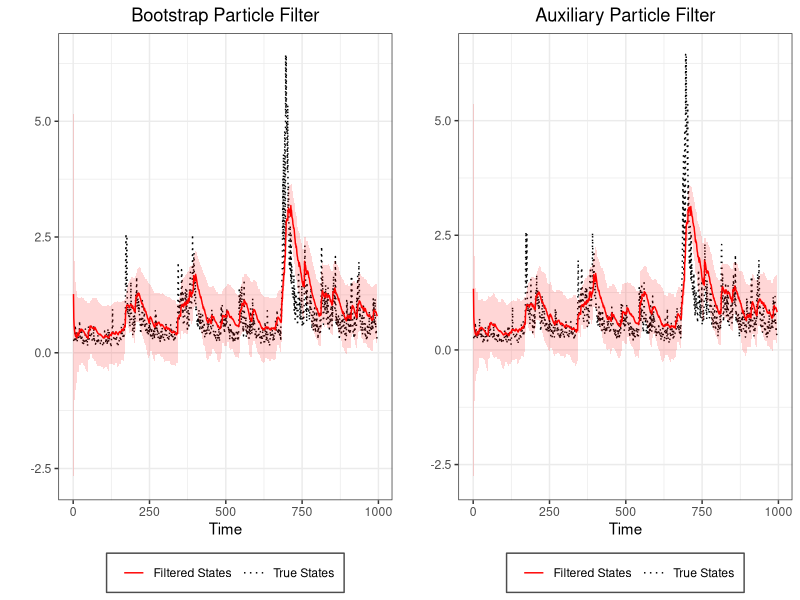
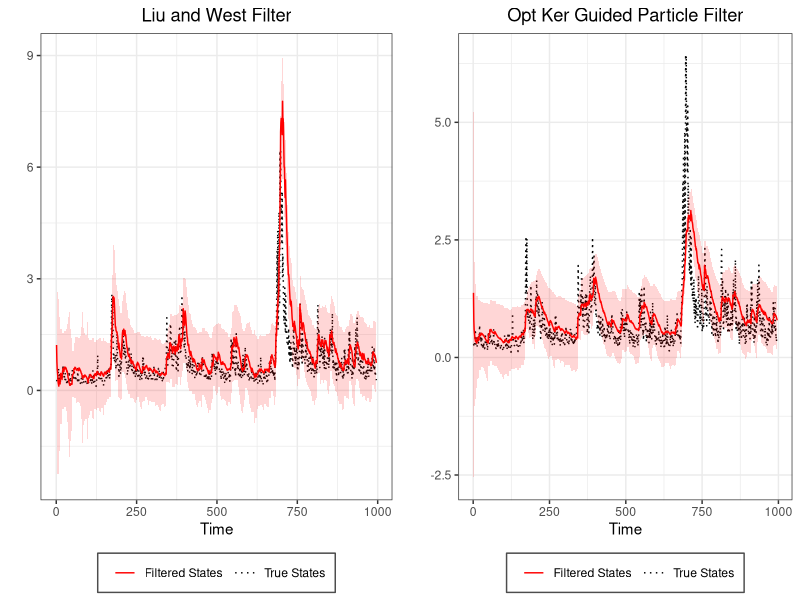
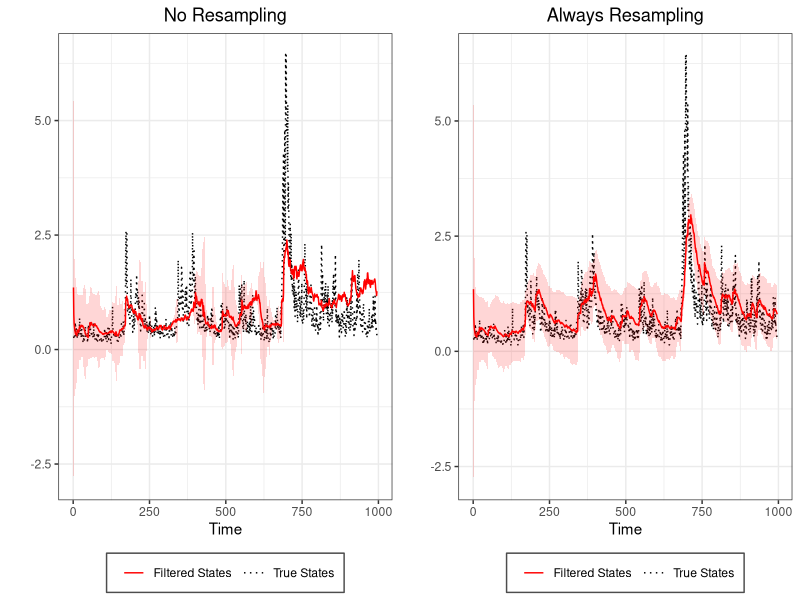
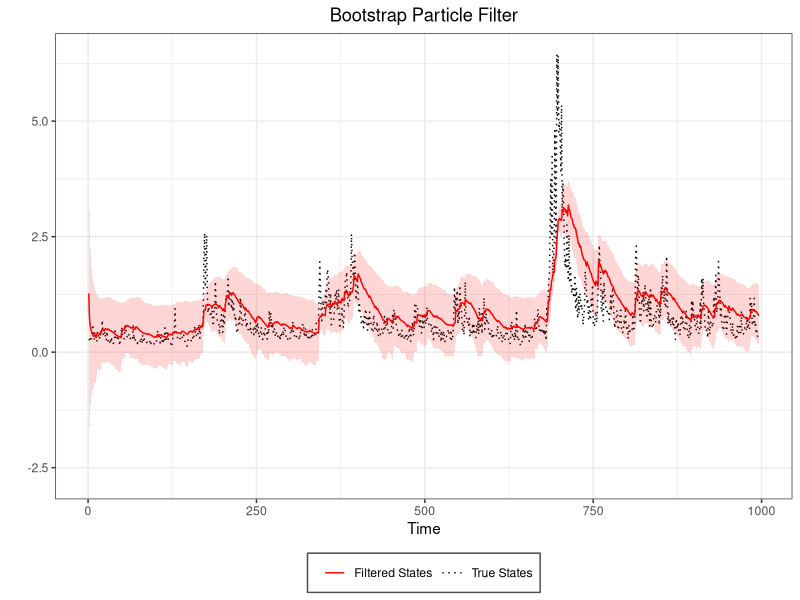
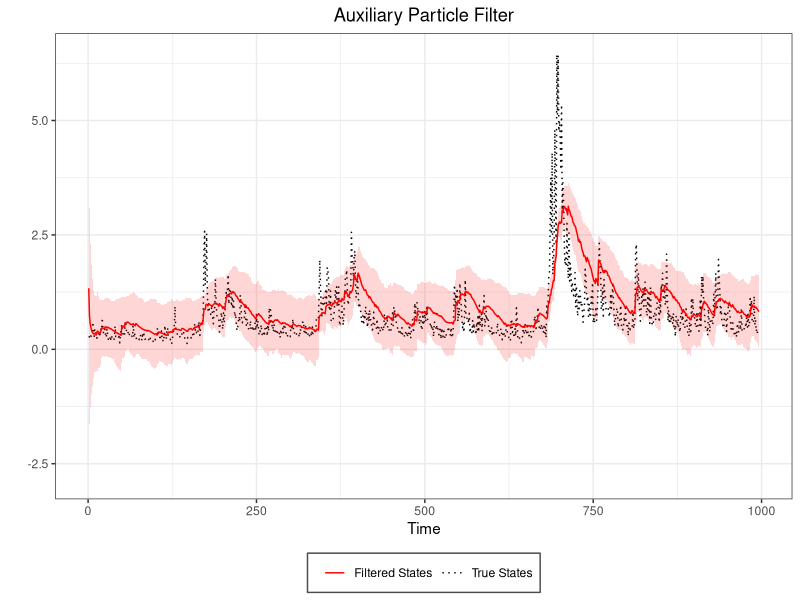
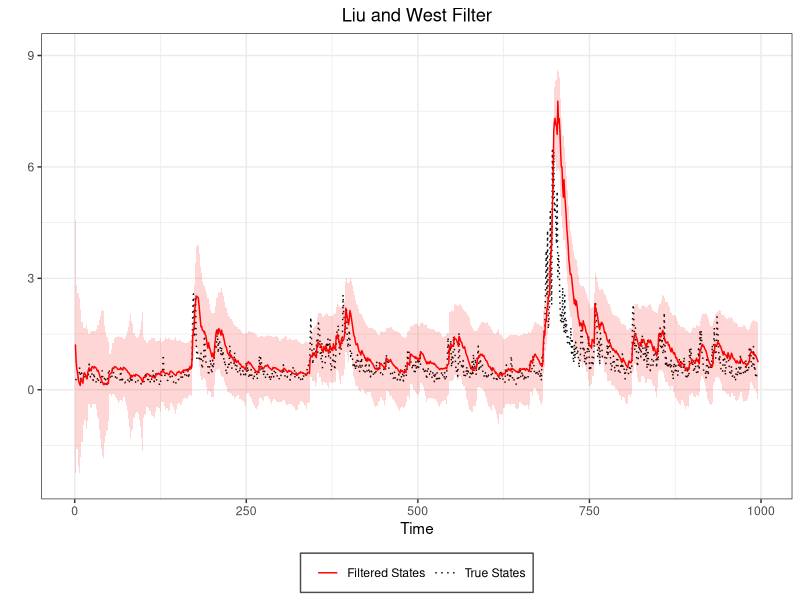
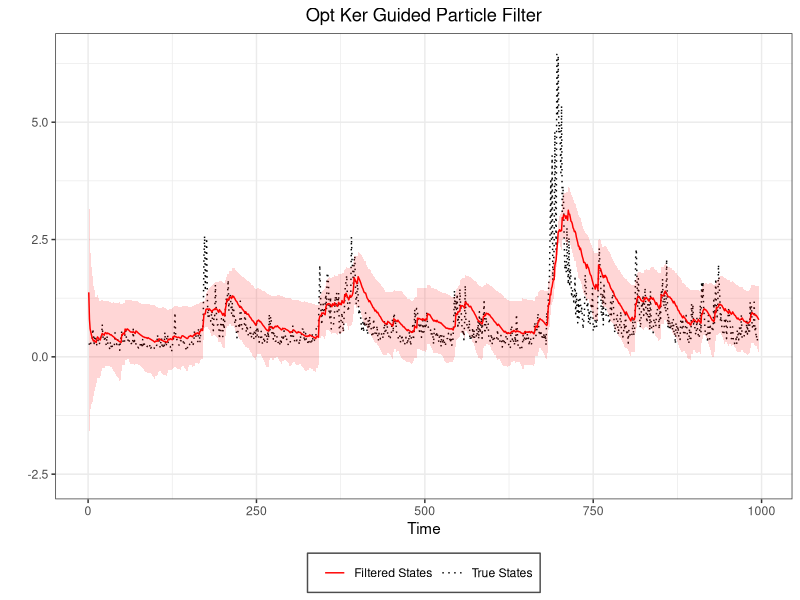
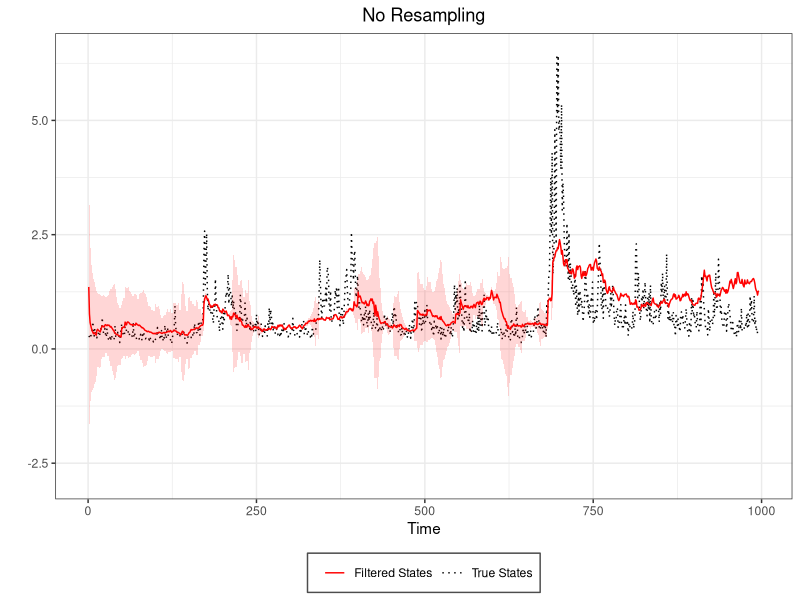

These charts were generated, in order, by the following R code: (Note: this script raises an error after producing the figures.)
#############################
#
#   y(t) = exp(x(t)/2)*v(t)
#   x(t) = alpha + beta*x(t-1) + tau*w(t)
#
#   v(t) ~ N(0,1)
#   w(t) ~ N(0,1)
#   x(0) ~ N(0,100)
#
#   For LW, we have a prior on alpha,beta,tau2
#
#   alpha ~ N(ealpha,valpha)
#   beta  ~ N(ebeta,vbeta)
#   tau2  ~ IG(nu/2,nu*lambda/2)
#   
#
#Sequential Importance Sampling
#---------------
SISfun<-function(data,N,m0,C0,alpha,beta,tau,r){
  if(missing(r)){r=2}else{}
  xs<-NULL
  ws<-NULL
  ess<-NULL
  x  = rnorm(N,m0,sqrt(C0))
  w  = rep(1/N,N)
  
  for(t in 1:length(data)){
    
    x<-rnorm(N,alpha+beta*x,tau)
    w1<-w*dnorm(data[t],0,exp(x/2))
    
    w = w1/sum(w1)
    ESS  = 1/sum(w^2)
    
    if(ESS<0){
      index<-sample(N,size=N,replace=T,prob=w)
      x<-x[index]
      w<-rep(1/N,N)
    }else{}
    
    xs = rbind(xs,x)
    ws = rbind(ws,w)
    ess =rbind(ess,ESS)
  }
  return(list(xs=xs,ws=ws,ess=ess))
}

# Basis Particle Filter (Resampling at each step)
#---------------
BAPFfun<-function(data,N,m0,C0,alpha,beta,tau,r){
  if(missing(r)){r=2}else{}
  xs<-NULL
  ws<-NULL
  ess<-NULL
  x  = rnorm(N,m0,sqrt(C0))
  w  = rep(1/N,N)
  
  for(t in 1:length(data)){
    
    x<-rnorm(N,alpha+beta*x,tau)
    w1<-w*dnorm(data[t],0,exp(x/2))
    
    w = w1/sum(w1)
    ESS  = 1/sum(w^2)
    
    if(ESS>-1){
      index<-sample(N,size=N,replace=T,prob=w)
      x<-x[index]
      w<-rep(1/N,N)
    }else{}
    
    xs = rbind(xs,x)
    ws = rbind(ws,w)
    ess =rbind(ess,ESS)
  }
  return(list(xs=xs,ws=ws,ess=ess))
}

# Bootstrap Particle Filter
#---------------
BPFfun<-function(data,N,m0,C0,alpha,beta,tau,r){
  if(missing(r)){r=2}else{}
  xs<-NULL
  ws<-NULL
  ess<-NULL
  x  = rnorm(N,m0,sqrt(C0))
  w  = rep(1/N,N)
  
  for(t in 1:length(data)){
    
    x<-rnorm(N,alpha+beta*x,tau)
    w1<-w*dnorm(data[t],0,exp(x/2))
    
    w = w1/sum(w1)
    ESS  = 1/sum(w^2)
    
    if(ESS<(N/r)){
      index<-sample(N,size=N,replace=T,prob=w)
      x<-x[index]
      w<-rep(1/N,N)
    }else{}
    
    xs = rbind(xs,x)
    ws = rbind(ws,w)
    ess =rbind(ess,ESS)
  }
  return(list(xs=xs,ws=ws,ess=ess))
}

#
#-----------------------
#Guided Particle Filter Optimal Kernel
#------------------------------
GPFoptfun<-function(data,N,m0,C0,alpha,beta,tau,r){
  if(missing(r)){r=2}else{}
  xs<-NULL
  ws<-NULL
  ess<-NULL
  x  = rnorm(N,m0,sqrt(C0))
  w  = rep(1/N,N)
  
  for(t in 1:length(data)){
    
    xprev<-x
    x<-rnorm(N,alpha+beta*x+(tau^2)/4*((data[t]^2)*exp(-(alpha+beta*x))-2),tau)
    w1<-w*dnorm(data[t],0,exp(x/2))*dnorm(x,alpha+beta*xprev,tau)/dnorm(x,mean=alpha+beta*xprev+(tau^2)/4*((data[t]^2)*exp(-(alpha+beta*xprev))-2),tau)
    
    w = w1/sum(w1)
    ESS  = 1/sum(w^2)
    
    if(ESS<(N/r)){
      index<-sample(N,size=N,replace=T,prob=w)
      x<-x[index]
      w<-rep(1/N,N)
    }else{}
    
    xs = rbind(xs,x)
    ws = rbind(ws,w)
    ess =rbind(ess,ESS)
  }
  return(list(xs=xs,ws=ws,ess=ess))
}

#Auxiliary Particle Filter
#-------------------------
APFfun<-function(data,N,m0,C0,alpha,beta,tau,r){
  if(missing(r)){r=2}else{}
  xs<-NULL
  ws<-NULL
  ess<-NULL
  x  = rnorm(N,m0,sqrt(C0))
  w  = rep(1/N,N)
  
  for(t in 1:length(data)){
    
    weight = w*dnorm(data[t],0,exp(x/2))
    k   = sample(1:N,size=N,replace=TRUE,prob=weight)
    x1   = rnorm(N,alpha+beta*x[k],tau)
    lw  = dnorm(data[t],0,exp(x1/2),log=TRUE)-dnorm(data[t],0,exp(x[k]/2),log=TRUE)
    w   = exp(lw)
    w   = w/sum(w)
    ESS  = 1/sum(w^2)
    
    if(ESS<(N/r)){
      index<-sample(N,size=N,replace=T,prob=w)
      x<-x1[index]
      w<-rep(1/N,N)
    }else{}
    
    x <- x1
    xs = rbind(xs,x)
    ws = rbind(ws,w)
    ess =rbind(ess,ESS)
    
  }
  return(list(xs=xs,ws=ws,ess=ess))
}

#Auxiliary Particle Filter (PETRONE p 218)
#-------------------------
SVAPFfun_2<-function(data,N,m0,C0,alpha,beta,tau,r){
  if(missing(r)){r=2}else{}
  xs<-NULL
  ws<-NULL
  ess<-NULL
  x  = rnorm(N,m0,sqrt(C0))
  w  = rep(1/N,N)
  
  for(t in 1:length(data)){
    x_prev=x
    x_hat = alpha+beta*x #means of the transition from the previous particle 
    I_k = sample(1:N,prob=w*dnorm(data[t],0,sqrt(exp((x_hat)/2))))
    for(k in 1:N){
      x[k]=rnorm(size=1,mean=alpha+beta*x_prev[I_k],sd=tau)
      w[k]=dnorm(data[t],0,sqrt(exp((x[k])/2)))/dnorm(data[t],0,sqrt(exp((x_hat)/2)))
    }
    w = w/sum(w)
    ESS  = 1/sum(w^2)
    
    if(ESS<(N/r)){
      index<-sample(N,size=N,replace=T,prob=w)
      x<-x[index]
      w<-rep(1/N,N)
    }else{}
    
    xs = rbind(xs,x)
    ws = rbind(ws,w)
    ess =rbind(ess,ESS)
    
  }
  return(list(xs=xs,ws=ws,ess=ess))
}

#Auxiliary Particle Filter Optimal Kernel
#----------------------------------------
APFoptfun<-function(data,N,m0,C0,alpha,beta,tau,r){
  if(missing(r)){r=2}else{}
  xs<-NULL
  ws<-NULL
  ess<-NULL
  x  = rnorm(N,m0,sqrt(C0))
  w  = rep(1/N,N)
  
  for(t in 1:length(data)){
    
    xprev<-x
    
    weight = w*dnorm(data[t],0,exp(x/2))
    k   = sample(1:N,size=N,replace=TRUE,prob=weight)
    x1 <-rnorm(N,alpha+beta*x[k]+(tau^2)/4*((data[t]^2)*exp(-(alpha+beta*x[k]))-2),tau)
    lw  = dnorm(data[t],0,exp(x1/2),log=TRUE)-dnorm(data[t],0,exp(x[k]/2),log=TRUE)
    w   = exp(lw)
    w   = w/sum(w)
    ESS  = 1/sum(w^2)
    
    if(ESS<(N/r)){
      index<-sample(N,size=N,replace=T,prob=w)
      x<-x1[index]
      w<-rep(1/N,N)
    }else{}
    
    w1<-w*dnorm(data[t],0,exp(x/2))*dnorm(x,alpha+beta*xprev,tau)/dnorm(x,mean=alpha+beta*xprev+(tau^2)/4*((data[t]^2)*exp(-(alpha+beta*xprev))-2),tau)
    x <- x1
    xs = rbind(xs,x)
    ws = rbind(ws,w)
    ess =rbind(ess,ESS)
    
  }
  return(list(xs=xs,ws=ws,ess=ess))
}


#Liu West
#--------
LWfun<-function(data,N,m0,C0,ealpha,valpha,ebeta,vbeta,nu,lambda){
  
  xs = rnorm(N,m0,sqrt(C0))
  pars   = cbind(rnorm(N,ealpha,sqrt(valpha)),rnorm(N,ebeta,sqrt(vbeta)),
                 log(1/rgamma(N,nu/2,nu*lambda/2)))
  delta  = 0.75
  a      = (3*delta-1)/(2*delta)
  h2     = 1-a^2
  parss  = array(0,c(N,3,n))
  xss    = NULL
  ws     = NULL
  ESS    = NULL
  w      = rep(1/N,N)
  vpars   = NULL
  for (t in 1:length(data)){
    
    #mpar        = apply(pars,2,mean) #alternatively use this 
    mpar<-c()
    for(i in 1:3){
      mpar[i]    = weighted.mean(pars[,i],w)
    }
    
    vpar     = var(pars)
    ms          = a*pars+(1-a)*matrix(mpar,N,3,byrow=T)
    mus         = pars[,1]+pars[,2]*xs 
    weight      = w*dnorm(data[t],0,exp(mus/2))
    k           = sample(1:N,size=N,replace=T,prob=weight)
    ms1         = ms[k,] + matrix(rnorm(3*N),N,3)%*%chol(h2*vpar)
    xt          = rnorm(N,ms1[,1]+ms1[,2]*xs[k],exp(ms1[,3]/2))
    w           = dnorm(data[t],0,exp(xt/2))/dnorm(data[t],0,exp(mus[k]/2))
    w           = w/sum(w)
    ESS         = 1/sum(w^2)
    
    
    if(ESS<(N/2)){
      index<-sample(N,size=N,replace=T,prob=w)
      xs<-xt[index]
      pars<-ms1[index,]
      w<-rep(1/N,N)
    }else{
      xs<-xt
      pars<-ms1
    }
    
    vpars        = rbind(vpars,vpar)
    xss         = rbind(xss,xs)
    parss[,,t]  = pars 
    ws          = rbind(ws,w)
  }
  return(list(xs=xss,pars=parss,ws=ws,vpars=vpars))
}

#Set hyperparameters
#-------------------
#n     =  length(y)
alpha =  -0.0031
beta  =  0.9951
tau2  =  0.0074
m0      = 0
C0      = 100 #N(0,100) is an informative prior about the mean of the volatility. It is used by Jacquier et al. (2004), and it is calibrated on percentage returns
sC0     = sqrt(C0)
ealpha  = alpha
valpha  = 0.01
ebeta    = beta
vbeta    = 0.01
nu      = 3
lambda  = tau2
tau   = sqrt(tau2)

#Real dataset

library(openxlsx)
realdatasetSPX<-read.xlsx("Dataset 17-21.xlsx", sheet = 1)
y<-realdatasetSPX[,2]
n = length(y)
volatilitySPX<-read.xlsx("Dataset 17-21.xlsx", sheet = 1)
x<-volatilitySPX[,3]
alpha.true = alpha
beta.true  = beta
tau2.true  = tau2
timeframe<-c(1:length(y))
dfsv<-data.frame(timeframe,y,x)


#Filtering
#---------
set.seed(12345)
N=1000
svsis<-SISfun(y,N,m0,C0,alpha,beta,tau)
svbapf<-BAPFfun(y,N,m0,C0,alpha,beta,tau)
svbpf<-BPFfun(y,N,m0,C0,alpha,beta,tau)
svapf<-APFfun(y,N,m0,C0,alpha,beta,tau)
svlw<-LWfun(y,N,m0,C0,ealpha,valpha,ebeta,vbeta,nu,lambda)
svgpfopt<-GPFoptfun(y,N,m0,C0,alpha,beta,tau)
svapfopt<-APFoptfun(y,N,m0,C0,alpha,beta,tau)

#Filtering Values and Plot
#-------------------------
Filtervalues<-function(fun){
  xhat<-sapply(1:n,function(i)
    weighted.mean(fun$xs[i,],fun$ws[i,]))
  sdhat<-sapply(1:n,function(i)
    sqrt(weighted.mean((fun$xs[i,]-xhat[i])^2,fun$ws[i,])))
  
  return(list(mean=xhat,sd=sdhat))
  
}

Filtplot<-function(dataframe,fun,title){
  
  Filt<-Filtervalues(fun)
  mean<-Filt$mean
  mean1=exp(mean/2)
  sd<-Filt$sd ##qua c'è il problema che la sd si riferisca allo stato non trasformato...
  dataframe<-data.frame(dataframe,mean1,sd)
  
  ggplot(dataframe,aes(x=timeframe))+
    geom_line(aes(y=x, col="True States", linetype="True States"))+
    geom_line(aes(y=mean1, col="Filtered States", linetype="Filtered States"))+
    geom_ribbon(aes(ymin = mean1-1.96*sd, ymax = mean1+1.96*sd),
                fill="red",alpha=0.16) +
    scale_color_manual("",
                       values=c("True States" = "black",
                                "Filtered States"= "red"))+
    scale_linetype_manual("",
                          values=c("True States" = 3,
                                   "Filtered States"=1))+
    labs(x="Time",
         y="")+
    ggtitle(title)+
    theme_bw()+
    theme(legend.direction = "horizontal", legend.position = "bottom", legend.key = element_blank(), 
          legend.background = element_rect(fill = "white", colour = "gray30")) +
    theme(plot.title = element_text(hjust = 0.5))
}

#Plots
#-----
library(ggplot2)
library(ggpubr)
plot1<-Filtplot(dfsv,svbpf,"Bootstrap Particle Filter")
plot2<-Filtplot(dfsv,svapf, "Auxiliary Particle Filter")
plot3<-Filtplot(dfsv,svlw,"Liu and West Filter")
plot4<-Filtplot(dfsv,svgpfopt,"Opt Ker Guided Particle Filter")
plot5<-Filtplot(dfsv,svsis,"No Resampling")
plot6<-Filtplot(dfsv,svbapf,"Always Resampling")
plot7<-Filtplot(dfsv,svapfopt,"Opt Ker Auxiliary Particle Filter")
ggarrange(plot1,plot2)
ggarrange(plot3,plot4)
ggarrange(plot5,plot6)
plot1
plot2
plot3
plot4
plot5
plot6
plot7

## RMSE MAE comparison

realisedx<-x
Errorvol<-matrix(NA,ncol=7,nrow=2)
colnames(Errorvol)<-c("N","BPF", "GPFOPT", "APF","LWF", "SIS", "BAPF")
rownames(Errorvol)<-c("RMSE","MAE")
Errorvol[,1]<-c(10000)
RMSE<-function(x,xhat){sqrt(mean((x-xhat)^2))}
MAE<-function(x,xhat){mean(abs(x-xhat))}
comparablevol<-function(fun){exp((Filtervalues(fun)$mean)/2)}
Errorvol[1,2]<-RMSE(realisedx,comparablevol(svbpf))
Errorvol[1,3]<-RMSE(realisedx,comparablevol(svgpfopt))
Errorvol[1,4]<-RMSE(realisedx,comparablevol(svapf))
Errorvol[1,5]<-RMSE(realisedx,comparablevol(svlw))
Errorvol[1,6]<-RMSE(realisedx,comparablevol(svsis))
Errorvol[1,7]<-RMSE(realisedx,comparablevol(svbapf))
Errorvol[2,2]<-MAE(realisedx,comparablevol(svbpf))
Errorvol[2,3]<-MAE(realisedx,comparablevol(svgpfopt))
Errorvol[2,4]<-MAE(realisedx,comparablevol(svapf))
Errorvol[2,5]<-MAE(realisedx,comparablevol(svlw))
Errorvol[2,6]<-MAE(realisedx,comparablevol(svsis))
Errorvol[2,7]<-MAE(realisedx,comparablevol(svbapf))

#Kalman filter
m00=0
c00=100
nu2=1
sig2=1
DLM<-function(data,sig2,nu2,m00,C00){
  n  = length(data)
  m  = rep(0,n)
  C  = rep(0,n)
  f  = rep(0,n)
  Q  = rep(0,n)
  for (t in 1:n){
    if (t==1){
      a = m00
      R = C00 + nu2
      j = a
      K = R + sig2
    }else{
      a = m[t-1]
      R = C[t-1] + nu2
      j = a
      K = R + sig2
    }
    A = R/(R+sig2)
    m[t] = (1-A)*a + A*y[t]
    C[t] = A*sig2
    f[t] = j
    Q[t] = K
  }
  return(list(m=m,C=C,f=f,Q=Q))
}
filtval<-DLM(y,sig2,nu2,m00,c00)
f<-filtval$f
Q<-filtval$Q
Low = f + qnorm(0.025)*sqrt(Q)
Up = f + qnorm(0.975)*sqrt(Q)

#Put everything in a data frate (for ggplot)
timeframeKF<-c(1:length(y))
DLM.df<-data.frame(timeframeKF,y,x,f,Q,Low,Up)

library(ggplot2)
library(ggpubr)
ggplot(DLM.df,aes(x=timeframeKF))+
  geom_line(aes(y=y, col="Observations", linetype="Observations"))+
  geom_line(aes(y=x, col="True States", linetype="True States"))+
  geom_line(aes(y=f, col="Filtered States", linetype="Filtered States"))+
  geom_ribbon(aes(ymin = Low, ymax= Up),
              fill="red",alpha=0.16) +
  scale_color_manual("",
                     values=c("Observations" = "black",
                              "True States" = "black",
                              "Filtered States"= "red"))+
  scale_linetype_manual("",
                        values=c("Observations" = 1,
                                 "True States" = 3,
                                 "Filtered States"=1))+
  labs(x="Time",
       y="")+
  ggtitle("Kalman Filter")+
  theme_bw()+
  theme(legend.direction = "horizontal", legend.position = "bottom", legend.key = element_blank(), 
        legend.background = element_rect(fill = "white", colour = "gray30")) +
  theme(plot.title = element_text(hjust = 0.5))

## Save mean and sd series
library(openxlsx)
Filt<-Filtervalues(svbpf)
mean<-Filt$mean
sd<-Filt$sd
write.xlsx(mean,file="svbpf50000p.xlsx",sheet=1)
write.xlsx(sd,file="svbpf50000p.xlsx",sheet=2)



